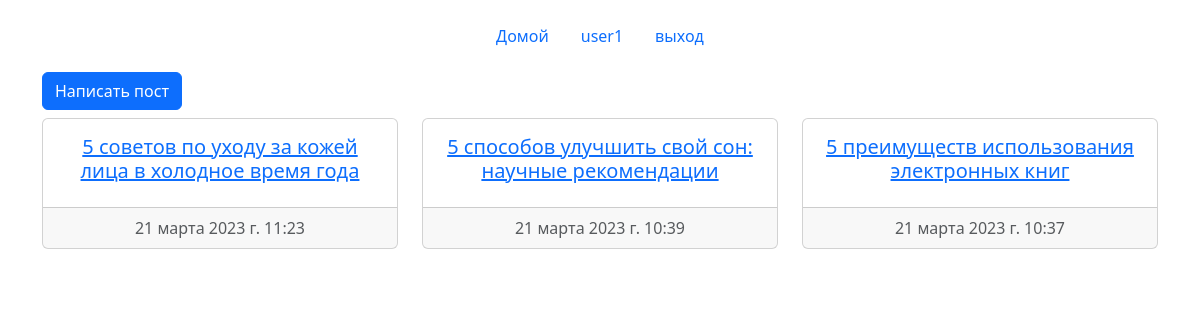
Screenshot of / (signed in) with the database file from the repository.
### main/models.py (models this page shows, shortened)
class Post(models.Model):
    title = models.CharField('Заголовок', max_length=100)
    slug = models.SlugField(max_length=100, unique=True, blank=True)
    text = models.TextField('Текст', max_length=10000)
    date = models.DateTimeField('Дата публикации', auto_now_add=True, blank=True)
    author = models.ForeignKey(User, on_delete=models.CASCADE, related_name='posts', blank=True,
                               null=True)
    anonimus = models.BooleanField('Аноним', blank=True, default=True)
    anonimus_name = models.CharField('Аноним', max_length=10, blank=True, default='Аноним')
    image = models.ImageField('Изображение', upload_to='post_image', null=True, blank=True)
    class Meta:
        verbose_name = 'Пост'
        verbose_name_plural = 'Посты'
        ordering = ['-date']
    def get_absolute_url(self):
        return reverse('post', kwargs={'slug': self.slug})

### main/views.py (the view)
# urls.py: path('', PostsListView.as_view(), name='posts_list'),
class PostsListView(ListView):
    model = Post
    template_name = 'posts/posts_list.html'

### templates/posts/posts_list.html (shortened to what this page needs)
{% extends 'base.html' %}
{% block content %}
<a class="btn btn-primary mb-2 " href="{% url 'create_post' %}" role="button">Написать пост</a>
<div class="row">
    {% for post in object_list %}
    <div class="col-4 mb-4">
        <div class="card text-center">
            <div class="card-body">
                <a href="{{post.get_absolute_url}}"><h5 class="card-title">{{post.title}}</h5></a>
            </div>
            <div class="card-footer text-muted">
                {{post.date}}
            </div>
        </div>
    </div>
    {% endfor %}
    {% endblock %}

### templates/base.html (shortened to what this page needs)
{% load static %}
<!doctype html>
<html lang="ru">
<head>
    <link href="https://cdn.jsdelivr.net/npm/bootstrap@5.3.0-alpha1/dist/css/bootstrap.min.css" rel="stylesheet"
>
</head>
<body>
<div class="container">
    {% block navbar %}
    <header class="d-flex  justify-content-center py-3">
        <ul class="nav nav-pills">
            <li class="nav-item"><a href='{% url "posts_list"  %}' class="nav-link">Домой</a></li>
            {% if user.is_authenticated %}
            <li class="nav-item"><a href="{% url 'profile' %}" class="nav-link">{{user.username}}</a></li>
            <li class="nav-item"><a href='{% url "logout"  %}' class="nav-link">выход</a></li>
            {% else %}
            <li class="nav-item"><a href='{% url "register"  %}' class="nav-link">Регистрация</a></li>
            <li class="nav-item"><a href='{% url "login"  %}' class="nav-link">Войти</a></li>
            {% endif %}
        </ul>
    </header>
    {% endblock %}
    {% block content %}
    {% endblock %}
</div>
</body>
</html>

### rows the page displays
Post: title "5 советов по уходу за кожей лица в холодное время года", date "21 марта 2023 г. 11:23"
Post: title "5 способов улучшить свой сон: научные рекомендации", date "21 марта 2023 г. 10:39"
Post: title "5 преимуществ использования электронных книг", date "21 марта 2023 г. 10:37"

### other values shown
{{ user.username }} "user1"
